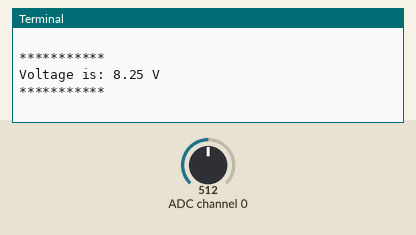
Recording of a program running on a simulated Raspberry Pi (BCM pin numbers). On the bench: the last lines printed to the terminal. The test bench sets the inputs (shaded band); at power-on: ADC channel 0 = 512 (analog values on the 0–1023 scale).

Above: at 3.2 s.
3.3 s: ADC channel 0 set to 716
At 3.9 s:
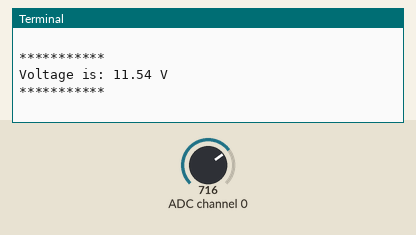
4.8 s: ADC channel 0 set to 900
At 5.4 s:
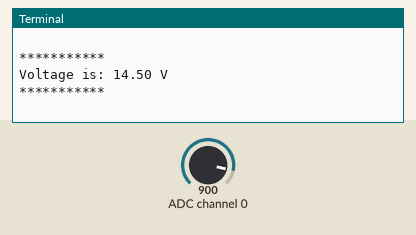
Timing chart, 0 to 7.8 s (numbered marks = the images above; inputs shaded):
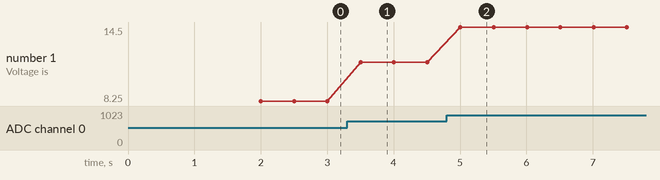

The program:

voltage_sensor.py
```python
#!/usr/bin/python3
# -*- coding: utf-8 -*-

"""
S185 - Introduction to Single-Board Computers

A Python GPIO interface script that will read the input of the voltage sensor
through an Analog to Digital Converter (ADC) and print it to the display.
    Derived heavily from http://kookye.com/2017/06/01/design-a-voltmeter-with-the-raspberry-pi-board-and-voltage-sensor/

Execution:
1. Set the executable flag on the script: chmod u+x voltage_sensor.py
2. Execute with a preceding dot "./", so call ./voltage_sensor.py
"""

import RPi.GPIO as GPIO
import time

AO_pin = 0 #flame sensor AO connected to ADC chanannel 0
# change these as desired - they're the pins connected from the
# SPI port on the ADC to the Cobbler
SPICLK = 11
SPIMISO = 9
SPIMOSI = 10
SPICS = 8

#port init
def init():
          GPIO.setwarnings(False)
          GPIO.setmode(GPIO.BCM)
          # set up the SPI interface pins
          GPIO.setup(SPIMOSI, GPIO.OUT)
          GPIO.setup(SPIMISO, GPIO.IN)
          GPIO.setup(SPICLK, GPIO.OUT)
          GPIO.setup(SPICS, GPIO.OUT)
          pass

#read SPI data from MCP3008(or MCP3204) chip,8 possible adc's (0 thru 7)
def readadc(adcnum, clockpin, mosipin, misopin, cspin):
        if ((adcnum > 7) or (adcnum < 0)):
                return -1
        GPIO.output(cspin, True)

        GPIO.output(clockpin, False)  # start clock low
        GPIO.output(cspin, False)     # bring CS low

        commandout = adcnum
        commandout |= 0x18  # start bit + single-ended bit
        commandout <<= 3    # we only need to send 5 bits here
        for i in range(5):
                if (commandout & 0x80):
                        GPIO.output(mosipin, True)
                else:
                        GPIO.output(mosipin, False)
                commandout <<= 1
                GPIO.output(clockpin, True)
                GPIO.output(clockpin, False)

        adcout = 0
        # read in one empty bit, one null bit and 10 ADC bits
        for i in range(12):
                GPIO.output(clockpin, True)
                GPIO.output(clockpin, False)
                adcout <<= 1
                if (GPIO.input(misopin)):
                        adcout |= 0x1

        GPIO.output(cspin, True)

        adcout >>= 1       # first bit is 'null' so drop it
        return adcout

def main():
         init()
         time.sleep(2)
         print("will detect voltage")
         while True:
                  ad_value = readadc(AO_pin, SPICLK, SPIMOSI, SPIMISO, SPICS)
                  voltage= ad_value*(3.3/1024)*5
                  print("***********")
                  #print " Voltage is: " + str("%.2f"%voltage)+"V"
		  print("Voltage is: %.2f V" % (voltage))
                  print("***********")
                  print' '
                  time.sleep(0.5)

if __name__ =='__main__':
         try:
                  main()
         except KeyboardInterrupt:
                  pass
GPIO.cleanup()
```

Measured:
- after the input at 3.3 s, the terminal: prints a new line after 0.20 s (image 1)
- after the input at 4.8 s, the terminal: prints a new line after 0.21 s (image 2)
- plotted number 1: 8.25 → 11.54 after the input at 3.3 s, 11.54 → 14.5 after the input at 4.8 s
